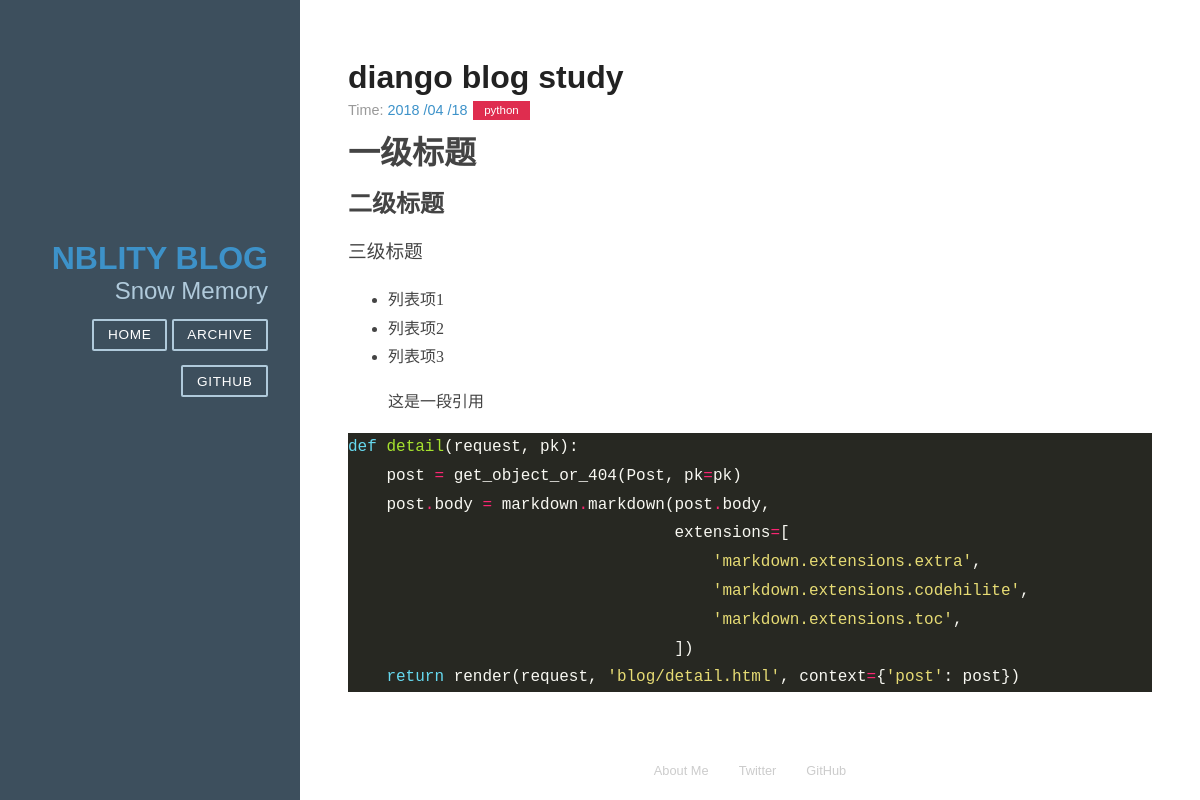
The app's page /detail/2 with its own data.
### article/models.py (models this page shows, shortened)
class Article(models.Model):
    title = models.CharField(max_length = 100)#博客题目
    category = models.CharField(max_length = 50)#博客标签
    date_time = models.DateTimeField(auto_now_add=True)#博客日期
    content = models.TextField(blank=True,null=True) #博客文章正文
    class Meta:
        ordering = ['-date_time']

### article/views.py (the view)
# urls.py: path('detail/<int:id>',views.detail,name='detail'),
def detail(request,id):
    try:
        post = Article.objects.get(id=str(id))
    except Article.DoesNotExist:
        raise Http404
    return render(request, 'post.html', {'post':post})

### article/templatetags/custom_markdown.py (called while the page is built)
@register.filter(is_safe=True)  #注册template filter
@stringfilter  #希望字符串作为参数
def custom_markdown(value):
    return mark_safe(markdown.markdown(value,
        extensions = [
                        'markdown.extensions.extra',
                        'markdown.extensions.codehilite',
                        'markdown.extensions.toc'
                      ],
                                       safe_mode=True,
                                       enable_attributes=False))

### templates/post.html
{% extends "base.html" %}
{%load custom_markdown%}
${% block content %}
<div class="posts">
        <section class="post">
            <header class="post-header">
                <h2 class="post-title">{{ post.title }}</h2>
                    <p class="post-meta">
                        Time:  <a class="post-author" href="#">{{ post.date_time|date:"Y /m /d"}}</a> <a class="post-category post-category-js" href="#">{{ post.category }}</a>
                    </p>
            </header>
                <div class="post-description">
                    <p>
                        {{ post.content|custom_markdown }}
                    </p>
                </div>
        </section>
</div>
{% endblock %}

### static/pure/pure-min.css (style rules this page uses)
html { font-family:sans-serif;-ms-text-size-adjust:100%;-webkit-text-size-adjust:100% }
body { margin:0 }
article,aside,details,figcaption,figure,footer,header,hgroup,main,menu,nav,section,summary { display:block }
a { background-color:transparent }
h1 { font-size:2em;margin:.67em 0 }
pre,textarea { overflow:auto }
code,kbd,pre,samp { font-family:monospace,monospace;font-size:1em }

### static/blog/blog.css (style rules this page uses)
* { -webkit-box-sizing: border-box; -moz-box-sizing: border-box; box-sizing: border-box; }
a { text-decoration: none; color: rgb(61, 146, 201); }
h3 { font-weight: 100; }
.post { padding-bottom: 2em; }
.post-title { font-size: 2em; color: #222; margin-bottom: 0.2em; }
.post-description { font-family: Georgia, "Cambria", serif; color: #444; line-height: 1.8em; }
.post-meta { color: #999; font-size: 90%; margin: 0; }
.post-category { margin: 0 0.1em; padding: 0.3em 1em; color: #fff; background: #999; font-size: 80%; }
.post-category-js { background: #df2d4f; }

### static/blog/monokai.css (style rules this page uses)
.codehilite { background: #272822; color: #f8f8f2 }
.codehilite .k { color: #66d9ef }
.codehilite .n { color: #f8f8f2 }
.codehilite .o { color: #f92672 }
.codehilite .p { color: #f8f8f2 }
.codehilite .nf { color: #a6e22e }
.codehilite .w { color: #f8f8f2 }
.codehilite .s1 { color: #e6db74 }

### records on screen
Article: title "diango blog study", date_time "2018 /04 /18", category "python", content|custom_markdown "一级标题 二级标题 三级标题 列表项1 列表项2 列表项3 这是一段引用 def detail ( request , pk ): post = get_object_or_404 ( Post , pk = pk ) post . body = markdown . markdown ( post . body , extensions = [ 'markdown.extensions.extra' , 'markdown.extensions.codehilite' , 'markdown.extensions.toc' , ]) return render ( request , 'blog/detail.html' , context = { 'post' : post })"
